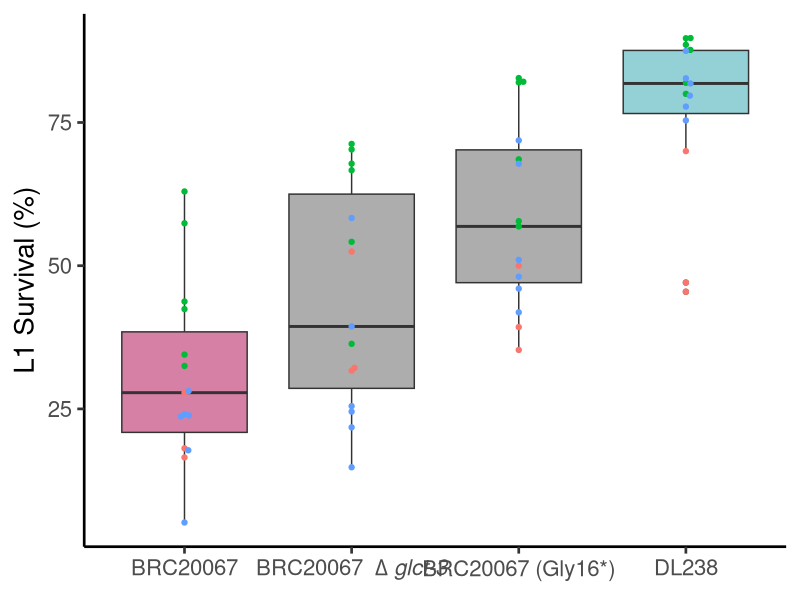
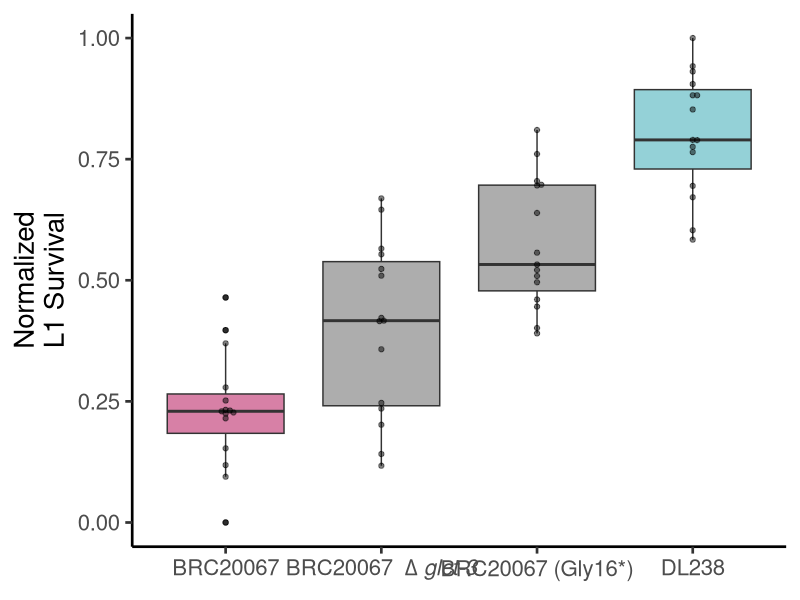
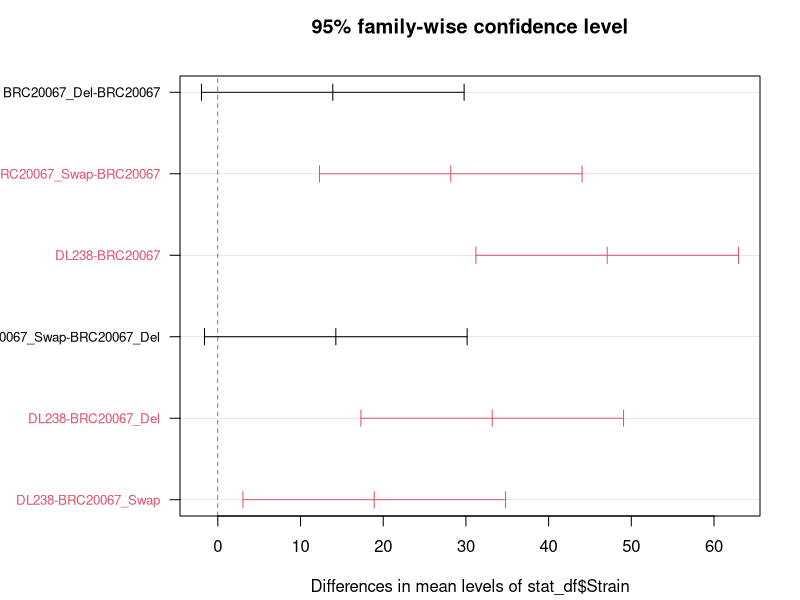
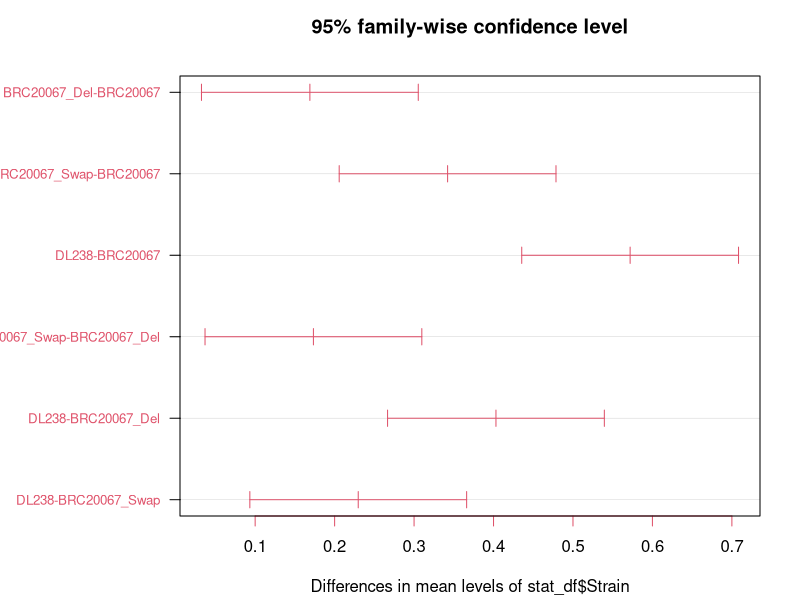
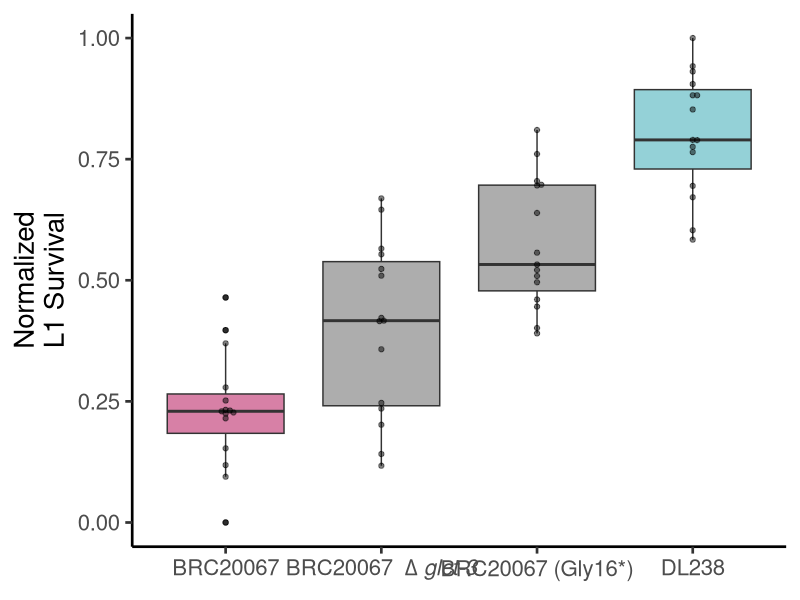
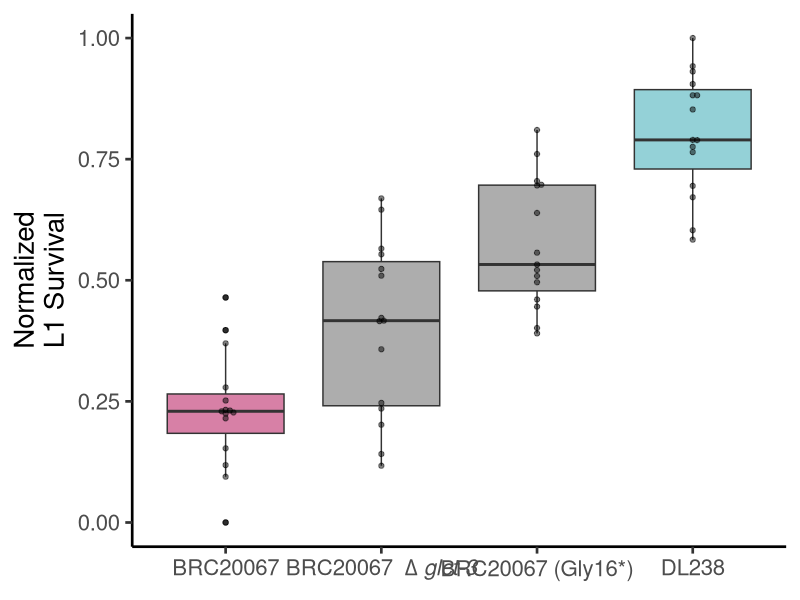

Here is the R script that generated these plots, in order:
library(tidyverse)

try(setwd(dirname(rstudioapi::getActiveDocumentContext()$path)))
setwd("..")

phen <- data.table::fread("Data/glct_causality/glct_deletion_expt_full.csv")

phen %>%
  ggplot()+
  aes(x = Strain, y = Survival, fill = Strain)+
  geom_boxplot(alpha = 0.8)+
  scale_fill_manual(values=c("hotpink3","gray60","gray60","cadetblue3"))+
  scale_x_discrete(labels=c("BRC20067" = "BRC20067", 
                            "DL238" = "DL238", 
                            "BRC20067_Del" = expression("BRC20067 "~ Delta~italic("glct-3")),
                            "BRC20067_Swap" = "BRC20067 (Gly16*)"))+
  ggbeeswarm::geom_beeswarm(cex = 0.7, priority = "density", aes(color = Day))+
  theme_classic(20)+
  labs(y = "L1 Survival (%)") +
  # ylim(0,100)+
  theme(axis.title.x = element_blank(), legend.position = "none")


reg_pheno <- phen %>%
  dplyr::do(broom::augment(lm(Survival ~ Day, data =.)))%>%
  dplyr::select(-Survival) %>%
  dplyr::rename(Survival = .resid) %>%
  dplyr::mutate(Strain = phen$Strain) %>%
  dplyr::select(Strain, Survival) %>%
  dplyr::ungroup() %>%
  dplyr::arrange(Survival) %>%
  dplyr::mutate(norm_pheno_temp = ifelse(Survival == min(Survival), 0, 1))%>%
  dplyr::mutate(delta_pheno = ifelse(norm_pheno_temp == 0, 0, abs(dplyr::lag(Survival) - Survival)))%>%
  dplyr::mutate(norm_pheno = cumsum(delta_pheno)) %>%
  dplyr::mutate(final_pheno = norm_pheno/max(norm_pheno)) %>%
  dplyr::select(-Survival) %>%
  dplyr::rename(Survival = final_pheno)
  
reg_pheno%>%
  ggplot()+
  aes(x = Strain, y = Survival, fill = Strain)+
  geom_boxplot(alpha = 0.8)+
  scale_fill_manual(values=c("hotpink3","gray60","gray60","cadetblue3"))+
  scale_x_discrete(labels=c("BRC20067" = "BRC20067", 
                            "DL238" = "DL238", 
                            "BRC20067_Del" = expression("BRC20067 "~ Delta~italic("glct-3")),
                            "BRC20067_Swap" = "BRC20067 (Gly16*)"))+
  ggbeeswarm::geom_beeswarm(cex = 0.7, priority = "density", alpha = 0.5)+
  theme_classic(20)+
  labs(y = "Normalized\nL1 Survival") +
  # ylim(0,100)+
  theme(axis.title.x = element_blank(), legend.position = "none")


ggsave("Plots/Crispr_pheno.pdf", height = 4, width = 10)
ggsave("Plots/Crispr_pheno.png", height = 4, width = 10, dpi = 300)


run_TukeyHSD <- function(df){
  stat_df <- df %>%
    dplyr::select(Strain, phenotype=Survival)
  
  aov_res <- aov(stat_df$phenotype ~ stat_df$Strain)
  summary(aov_res)
  tuk <- TukeyHSD(aov_res)
  
  psig=as.numeric(apply(tuk$`stat_df$Strain`[,2:3],1,prod)>=0)+1
  op=par(mar=c(4.2,9,3.8,2))
  plot(tuk,col=psig,yaxt="n")
  for (j in 1:length(psig)){
    axis(2,at=j,labels=rownames(tuk$`stat_df$Strain`)[length(psig)-j+1],
         las=1,cex.axis=.8,col.axis=psig[length(psig)-j+1])
  }
  par(op)
  
  pwtuk <- TukeyHSD(aov_res)
  
  return(pwtuk)
}
run_TukeyHSD(phen)

run_TukeyHSD(reg_pheno)
